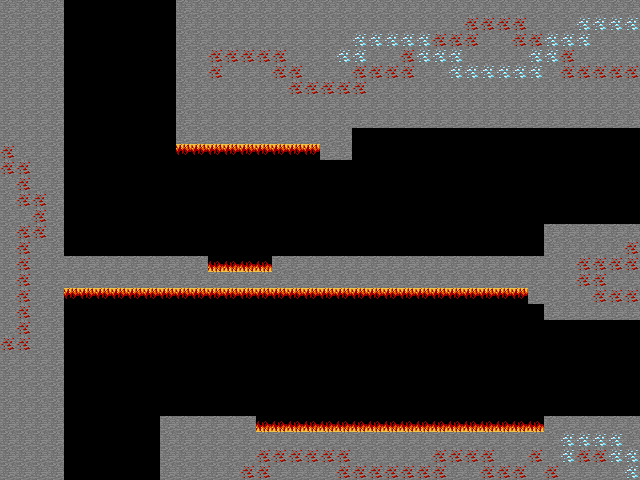

This is a level from a 2D game, rendered from its Tiled map with the project's own tilesets. A one-line summary and the complete map file follow:
An orthogonal 40x30 tile map with 16x16 px tiles, 1 tile layer (Tile Layer 1) and 5 objects (Platform_1_spawn, Platform_1_path, Platform_2_spawn, Platform_2_path, Checkpoint).

<map version="1.2" tiledversion="1.2.3" orientation="orthogonal" renderorder="right-down" width="40" height="30" tilewidth="16" tileheight="16" infinite="0" nextlayerid="4" nextobjectid="6">
 <tileset firstgid="1" source="mc_sprites.tsx" />
 <layer id="2" name="Tile Layer 1" width="40" height="30">
  <data encoding="csv">
2,2,2,2,0,0,0,0,0,0,0,2,2,2,2,2,2,2,2,2,2,2,2,2,2,2,2,2,2,2,2,2,2,2,2,2,2,2,2,2,
2,2,2,2,0,0,0,0,0,0,0,2,2,2,2,2,2,2,2,2,2,2,2,2,2,2,2,2,2,124,124,124,124,2,2,2,123,123,123,123,
2,2,2,2,0,0,0,0,0,0,0,2,2,2,2,2,2,2,2,2,2,2,123,123,123,123,123,124,124,124,2,2,124,124,123,123,123,2,2,2,
2,2,2,2,0,0,0,0,0,0,0,2,2,124,124,124,124,124,2,2,2,123,123,2,2,124,123,123,123,2,2,2,2,123,123,124,2,2,2,2,
2,2,2,2,0,0,0,0,0,0,0,2,2,124,2,2,2,124,124,2,2,2,124,124,124,124,2,2,123,123,123,123,123,123,2,124,124,124,124,124,
2,2,2,2,0,0,0,0,0,0,0,2,2,2,2,2,2,2,124,124,124,124,124,2,2,2,2,2,2,2,2,2,2,2,2,2,2,2,2,2,
2,2,2,2,0,0,0,0,0,0,0,2,2,2,2,2,2,2,2,2,2,2,2,2,2,2,2,2,2,2,2,2,2,2,2,2,2,2,2,2,
2,2,2,2,0,0,0,0,0,0,0,2,2,2,2,2,2,2,2,2,2,2,2,2,2,2,2,2,2,2,2,2,2,2,2,2,2,2,2,2,
2,2,2,2,0,0,0,0,0,0,0,2,2,2,2,2,2,2,2,2,2,2,0,0,0,0,0,0,0,0,0,0,0,0,0,0,0,0,0,0,
124,2,2,2,0,0,0,0,0,0,0,466,466,466,466,466,466,466,466,466,2,2,0,0,0,0,0,0,0,0,0,0,0,0,0,0,0,0,0,0,
124,124,2,2,0,0,0,0,0,0,0,0,0,0,0,0,0,0,0,0,0,0,0,0,0,0,0,0,0,0,0,0,0,0,0,0,0,0,0,0,
2,124,2,2,0,0,0,0,0,0,0,0,0,0,0,0,0,0,0,0,0,0,0,0,0,0,0,0,0,0,0,0,0,0,0,0,0,0,0,0,
2,124,124,2,0,0,0,0,0,0,0,0,0,0,0,0,0,0,0,0,0,0,0,0,0,0,0,0,0,0,0,0,0,0,0,0,0,0,0,0,
2,2,124,2,0,0,0,0,0,0,0,0,0,0,0,0,0,0,0,0,0,0,0,0,0,0,0,0,0,0,0,0,0,0,0,0,0,0,0,0,
2,124,124,2,0,0,0,0,0,0,0,0,0,0,0,0,0,0,0,0,0,0,0,0,0,0,0,0,0,0,0,0,0,0,2,2,2,2,2,2,
2,124,2,2,0,0,0,0,0,0,0,0,0,0,0,0,0,0,0,0,0,0,0,0,0,0,0,0,0,0,0,0,0,0,2,2,2,2,2,124,
2,124,2,2,2,2,2,2,2,2,2,2,2,465,465,465,465,2,2,2,2,2,2,2,2,2,2,2,2,2,2,2,2,2,2,2,124,124,124,124,
2,124,2,2,2,2,2,2,2,2,2,2,2,2,2,2,2,2,2,2,2,2,2,2,2,2,2,2,2,2,2,2,2,2,2,2,124,124,2,2,
2,124,2,2,466,466,466,466,466,466,466,466,466,466,466,466,466,466,466,466,466,466,466,466,466,466,466,466,466,466,466,466,466,2,2,2,2,124,124,124,
2,124,2,2,0,0,0,0,0,0,0,0,0,0,0,0,0,0,0,0,0,0,0,0,0,0,0,0,0,0,0,0,0,0,2,2,2,2,2,2,
2,124,2,2,0,0,0,0,0,0,0,0,0,0,0,0,0,0,0,0,0,0,0,0,0,0,0,0,0,0,0,0,0,0,0,0,0,0,0,0,
124,124,2,2,0,0,0,0,0,0,0,0,0,0,0,0,0,0,0,0,0,0,0,0,0,0,0,0,0,0,0,0,0,0,0,0,0,0,0,0,
2,2,2,2,0,0,0,0,0,0,0,0,0,0,0,0,0,0,0,0,0,0,0,0,0,0,0,0,0,0,0,0,0,0,0,0,0,0,0,0,
2,2,2,2,0,0,0,0,0,0,0,0,0,0,0,0,0,0,0,0,0,0,0,0,0,0,0,0,0,0,0,0,0,0,0,0,0,0,0,0,
2,2,2,2,0,0,0,0,0,0,0,0,0,0,0,0,0,0,0,0,0,0,0,0,0,0,0,0,0,0,0,0,0,0,0,0,0,0,0,0,
2,2,2,2,0,0,0,0,0,0,0,0,0,0,0,0,0,0,0,0,0,0,0,0,0,0,0,0,0,0,0,0,0,0,0,0,0,0,0,0,
2,2,2,2,0,0,0,0,0,0,2,2,2,2,2,2,465,465,465,465,465,465,465,465,465,465,465,465,465,465,465,465,465,465,2,2,2,2,2,2,
2,2,2,2,0,0,0,0,0,0,2,2,2,2,2,2,2,2,2,2,2,2,2,2,2,2,2,2,2,2,2,2,2,2,2,123,123,123,123,2,
2,2,2,2,0,0,0,0,0,0,2,2,2,2,2,2,124,124,124,124,124,124,2,2,2,2,2,124,124,124,124,2,2,124,2,123,124,124,123,123,
2,2,2,2,0,0,0,0,0,0,2,2,2,2,2,124,124,2,2,2,2,124,124,124,124,124,124,124,2,2,124,124,124,2,124,2,2,2,2,123
</data>
 </layer>
 <objectgroup id="3" name="Object Layer 1">
  <object id="1" name="Platform_1_spawn" gid="5" x="100" y="336" width="64" height="16" />
  <object id="2" name="Platform_1_path" x="96" y="320" width="431" height="16" />
  <object id="3" name="Platform_2_spawn" gid="5" x="208" y="176" width="32" height="16" />
  <object id="4" name="Platform_2_path" x="192" y="160" width="95" height="16" />
  <object id="5" name="Checkpoint" gid="592" x="577" y="416" width="16" height="16" />
 </objectgroup>
</map>
